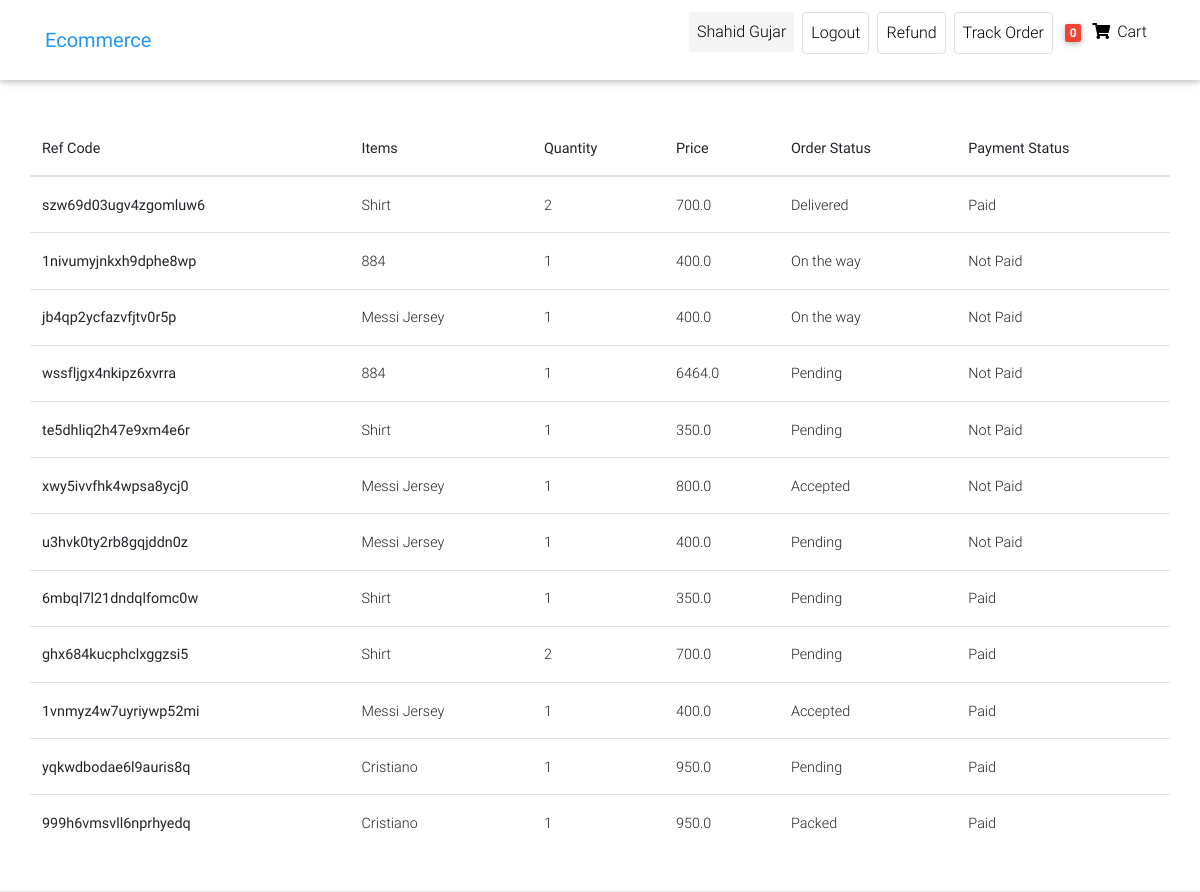
The app's page /track-order/ (signed in), older data.
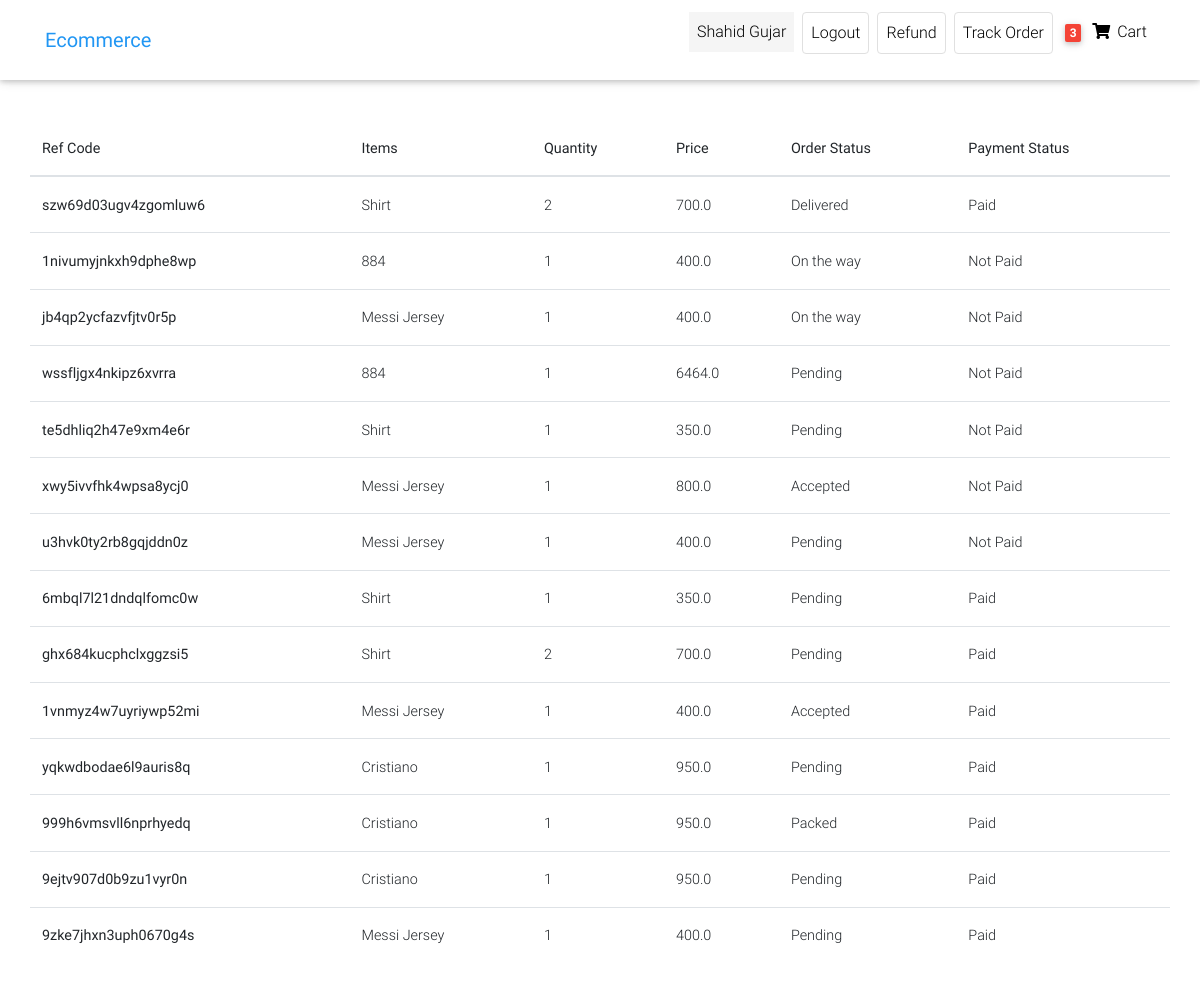
The same page, newer data.
### front/models.py (models this page shows, shortened)
class Customer(AbstractUser):#Users is customer here
    phone=models.CharField(max_length=12,default="")
    gender=models.CharField(max_length=15,default="")
    user_address=models.CharField(max_length=50,default="")

class Order(models.Model):
    user=models.ForeignKey(Customer,on_delete=models.CASCADE)
    ref_code=models.CharField(max_length=20,blank=True,null=True)
    items=models.ManyToManyField(OrderItem)
    start_date = models.DateTimeField(auto_now_add=True)
    ordered_date=models.DateField()
    ordered=models.BooleanField(default=False)#it check whether has been ordered or not
    billing_address=models.ForeignKey('Address',related_name='billing_address',on_delete=models.SET_NULL,blank=True,null=True)
    shipping_address=models.ForeignKey('Address',related_name='shipping_address',on_delete=models.SET_NULL,blank=True,null=True)
    payment_detail=models.ForeignKey('Payments',on_delete=models.SET_NULL,blank=True,null=True)
    coupon=models.ForeignKey('Coupon',on_delete=models.SET_NULL,blank=True,null=True)
    being_delivered=models.BooleanField(default=False)#deliver hogaya
    received=models.BooleanField(default=False)#order hmne receive karliya
    order_status=models.CharField(choices=status,max_length=10,default='Pe')
    refund_requested=models.BooleanField(default=False)
    refund_granted=models.BooleanField(default=False)
    def __str__(self):
        return self.user.username

class OrderItem(models.Model):
    user=models.ForeignKey(Customer,on_delete=models.CASCADE,null=True,blank=True)
    ordered=models.BooleanField(default=False)
    item=models.ForeignKey(Item,on_delete=models.CASCADE)
    quantity=models.IntegerField(default=1)
    def __str__(self):
        return f"{self.quantity} of {self.item.title}"

class Item(models.Model):
    title=models.CharField(max_length=50)
    price=models.FloatField()
    discount_price=models.FloatField(blank=True,null=True)
    category=models.CharField(choices=CATEGORY_CHOICES,max_length=2)
    label=models.CharField(choices=LABEL_CHOICES,max_length=1)
    slug=models.SlugField()
    description=models.TextField()
    image=models.ImageField(upload_to='Images',null=True,blank=True)

class Payments(models.Model):
    razorpay_id=models.CharField(max_length=50)
    user=models.ForeignKey(Customer,on_delete=models.SET_NULL,null=True,blank=True)
    amount=models.FloatField()
    timestamp=models.DateTimeField(auto_now_add=True)
    paid = models.BooleanField(default=False)#it check payment

### front/views.py (the view)
# urls.py: path('track-order/',  views.track_order, name='track-order'),
def track_order(request):
    ordered_items=Order.objects.prefetch_related('items').filter(user=request.user,ordered=True)
    print(ordered_items)
    for order in ordered_items:
        print(order.items.all())
    context={'ordered_items':ordered_items}
    return render(request,'Ecommerce/track_order.html',context)

### front/templatetags/cart_template_tags.py (called while the page is built)
@register.filter
def cart_item_count(user):
    if user.is_authenticated:
        qs=Order.objects.filter(user=user,ordered=False)
        if qs.exists():
            return qs[0].items.count()
    return 0

### front/templates/Ecommerce/track_order.html (shortened to what this page needs)
{% extends "Ecommerce/home-page.html" %}
{% load static %}
{% load cart_template_tags %}
{% block body %}
  {% include 'Ecommerce/navbar.html' %}
  <main class="mt-5 pt-4">
    <div class="container dark-grey-text mt-5">
      <div class="row wow fadeIn">
        {% if  ordered_items and user.is_authenticated %}
        <table class="table">
            <thead>
              <tr>
                <th scope="col">Ref Code</th>
                <th scope="col"> Items</th>
                <th scope="col"> Quantity</th>
                <th scope="col">Price</th>
                <th scope="col">Order Status</th>
                <th scope="col">Payment Status</th>
              </tr>
            </thead>
            <tbody>
                {% for order in ordered_items %}
                {% for orderitems in order.items.all %}
              <tr>
                <th scope="row">{{order.ref_code}}</th>
                <td>{{orderitems.item.title}}</td>
                <td>{{orderitems.quantity}}</td>
                <td>{{order.payment_detail.amount}}</td>
                <td>{{order.get_order_status_display}}</td>
                <td>
                    {% if order.payment_detail.paid %}Paid{% else %}Not Paid{% endif %}
                </td>
              </tr>
              {% endfor %}
              {% endfor %}
            </tbody>
          </table>
          {% else %}
          <h5>You haven't order anything from our site</h5>
    {% endif %}
      </div>
      </div>
  </main>
  {% endblock body %}

### front/templates/Ecommerce/navbar.html (shortened to what this page needs)
{% load cart_template_tags %}
 <nav class="navbar fixed-top navbar-expand-lg navbar-light white scrolling-navbar">
    <div class="container">
      <a class="navbar-brand waves-effect" href="/" >
        <strong class="blue-text">Ecommerce</strong>
      </a>
      <div class="collapse navbar-collapse" id="navbarSupportedContent">
        <ul class="navbar-nav nav-flex-icons">
          {% if request.user.is_authenticated %}
          <li class="nav-item mx-1">
            <p class="nav-link  "
            style="background-color:whitesmoke;"
             >
              {{request.user.first_name}}
          </p>
          </li>
          <li class="nav-item mx-1">
            <a href="{% url 'account_logout' %}" class="nav-link border border-light rounded waves-effect"
             >
              Logout
            </a>
          </li>
          <li class="nav-item mx-1">
            <a href="{% url 'request-refund' %}" class="nav-link border border-light rounded waves-effect"
             >
              Refund
            </a>
          </li>
          <li class="nav-item mx-1">
            <a href="{% url 'track-order' %}" class="nav-link border border-light rounded waves-effect"
            >
              Track Order
            </a>
          </li>
          {% endif %}
          {% if user.is_authenticated %}
          <li class="nav-item">
            <a href="{% url 'order-summary' %}" class="nav-link waves-effect">
              <span class="badge red z-depth-1 mr-1"> {{request.user|cart_item_count}} </span>
              <i class="fas fa-shopping-cart"></i>
              <span class="clearfix d-none d-sm-inline-block"> Cart </span>
            </a>
          </li>
          {% endif %}
        </ul>
      </div>
    </div>
  </nav>

Row changes from the older to the newer data that the page shows:
changed Customer "Shahid Gujar": user|cart_item_count "0" → "3"
added Order: ref_code "9ejtv907d0b9zu1vyr0n", payment_detail.amount "950.0", order_status "Pending"
added OrderItem: item "Cristiano", quantity "1", shows "Paid"
added Order: ref_code "9zke7jhxn3uph0670g4s", payment_detail.amount "400.0", order_status "Pending"
added OrderItem: item "Messi Jersey", quantity "1", shows "Paid"
